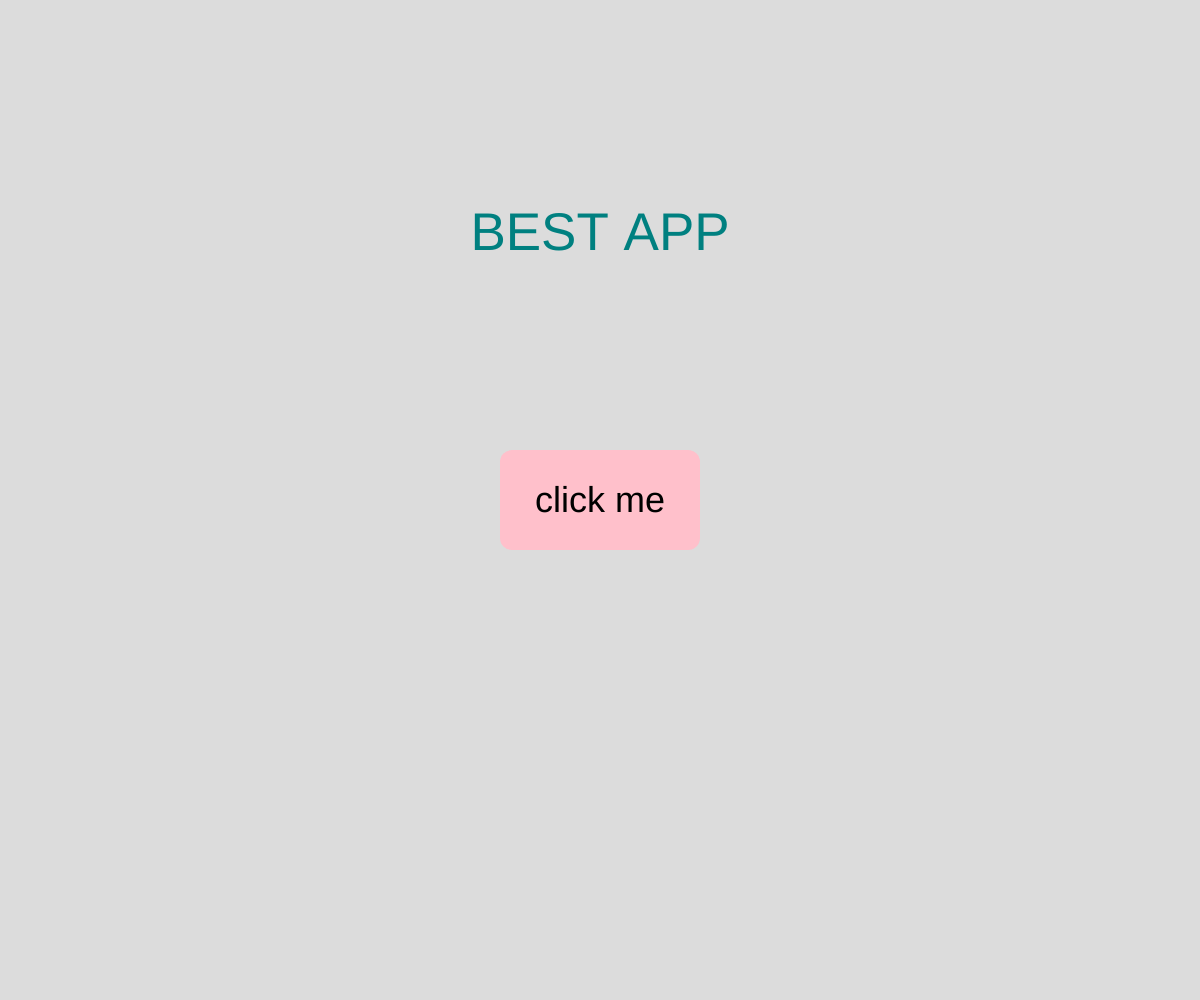
Frame 1 (no input)
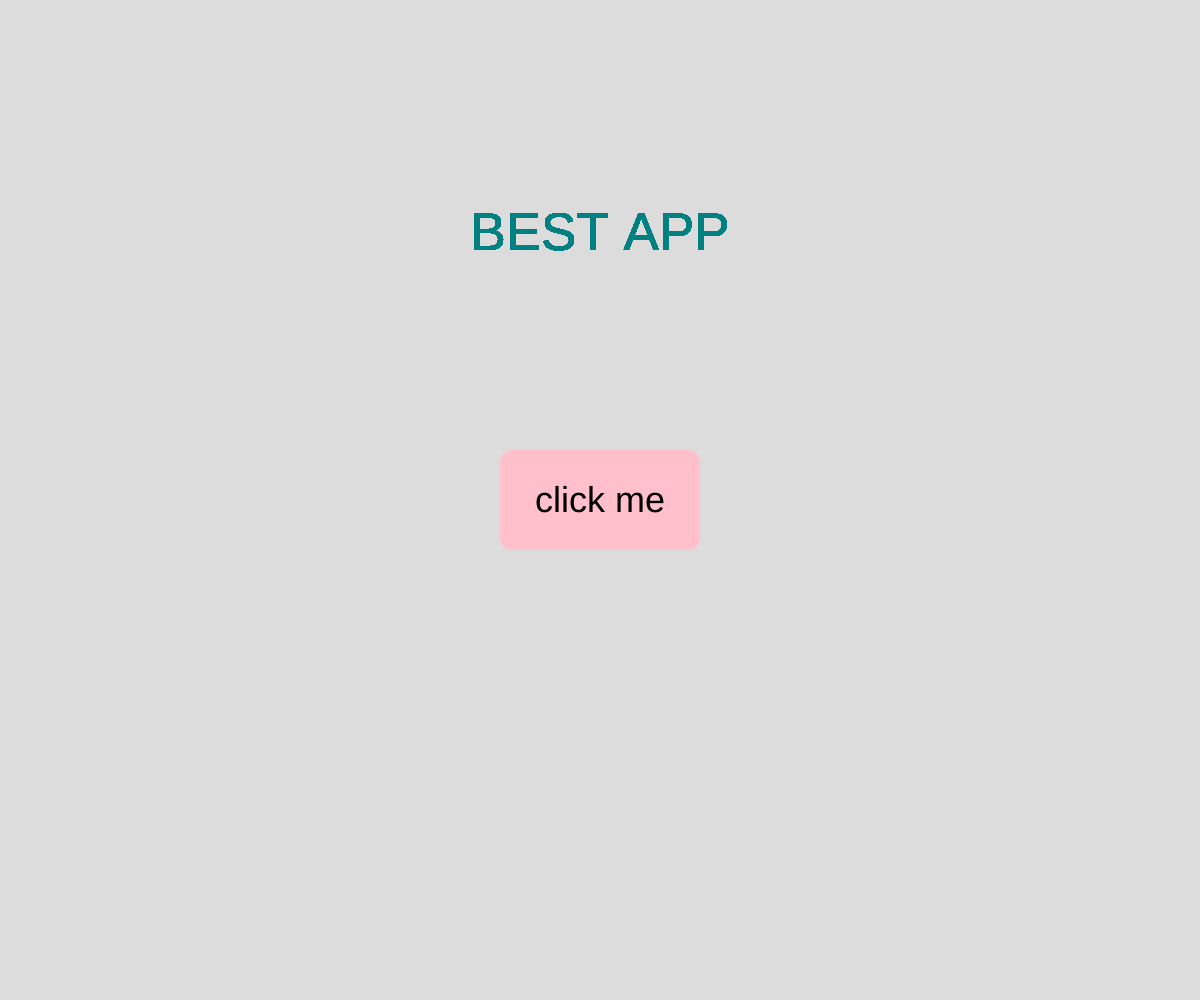
Frame 60 (no input)
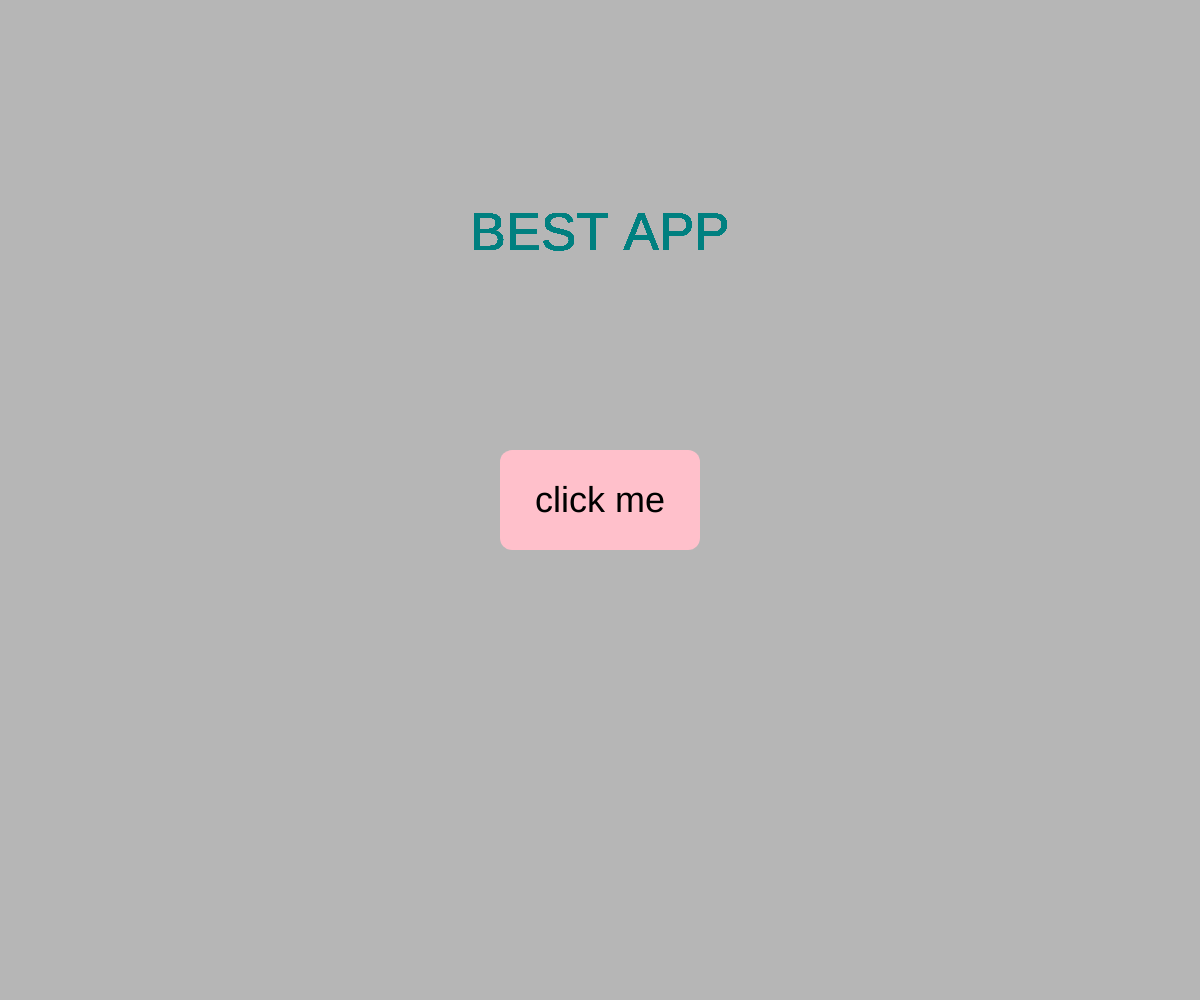
Frame 120 (the mouse pressed at the canvas centre since frame 60)

The p5.js sketch that drew these frames (run headless with seeded random() and noise() and a simulated clock; from frame 60 on, the mouse is pressed at the canvas centre):

// p5.js sketch
// ── sketch.js

let button;

function setup() {
  createCanvas(windowWidth, windowHeight);
  background(220);


  button = createButton('click me');
  button.position(width/2-20, height/6);
  button.size(200, 100);
  button.center();
  button.style('background-color', "pink");
  button.style('border','none');
  button.style('padding','15px');
  button.style('font-size','36px');
  button.style('border-radius', '12px')



  button.mousePressed(changeBG);
}

function draw() {

  fill("teal");
  noStroke();
  textFont("Helvetica");
  textAlign(CENTER);
  textSize(53)
  text("BEST APP",width/2,height/4)

}

function changeBG() {
  let val = random(255);
  background(val);
}
